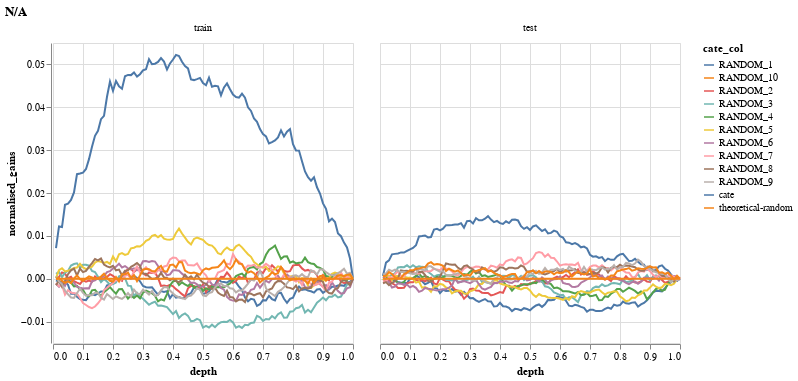

Here is the notebook cell this chart was saved with:
### Code cell
my_chart = alt.Chart(gains_chart).mark_line().encode(
    y=alt.Y('normalised_gains', scale=alt.Scale(zero=False)),
    x=alt.X('depth'),
    color='cate_col',
    tooltip=[
        'depth',
        'normalised_gains',
    ],
    facet=alt.Facet('split_type', title=None, columns=2, sort=['TrainPreds', 'TunePreds', 'TestPeds'])
).properties(
    title='N/A'
)

my_chart

### Figure 1 — Vega-Lite specification as saved in the notebook (floating-point values rounded to 4 significant figures; data arrays with more than 128 entries replaced by an {"elided": "..."} marker saying what was removed)
{"config": {"view": {"continuousWidth": 300, "continuousHeight": 300}}, "data": {"name": "data-577797b187fa6efa21b4f62c29c5bda3"}, "mark": {"type": "line"}, "encoding": {"color": {"field": "cate_col", "type": "nominal"}, "facet": {"columns": 2, "field": "split_type", "sort": ["TrainPreds", "TunePreds", "TestPeds"], "title": null, "type": "nominal"}, "tooltip": [{"field": "depth", "type": "quantitative"}, {"field": "normalised_gains", "type": "quantitative"}], "x": {"field": "depth", "type": "quantitative"}, "y": {"field": "normalised_gains", "scale": {"zero": false}, "type": "quantitative"}}, "title": "N/A", "$schema": "https://vega.github.io/schema/vega-lite/v5.15.1.json", "datasets": {"data-577797b187fa6efa21b4f62c29c5bda3": {"elided": "2400 records"}}}
